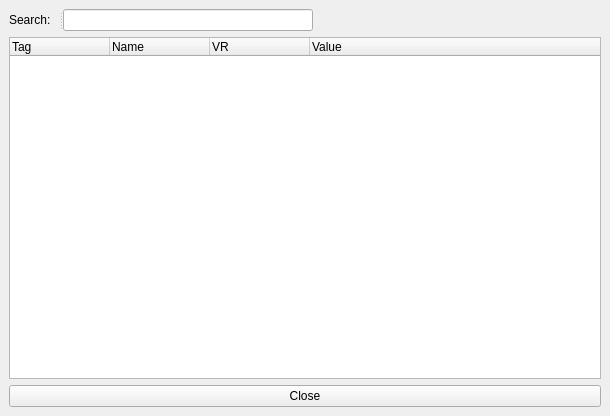
<?xml version="1.0" encoding="UTF-8"?>
<ui version="4.0">
 <class>MainWindow</class>
 <widget class="QMainWindow" name="MainWindow">
  <property name="geometry">
   <rect>
    <x>0</x>
    <y>0</y>
    <width>610</width>
    <height>416</height>
   </rect>
  </property>
  <property name="windowTitle">
   <string>Metadata</string>
  </property>
  <widget class="QWidget" name="centralwidget">
   <layout class="QVBoxLayout" name="verticalLayout">
    <item>
     <widget class="QSplitter" name="splitter">
      <property name="orientation">
       <enum>Qt::Horizontal</enum>
      </property>
      <widget class="QLabel" name="label_search">
       <property name="sizePolicy">
        <sizepolicy hsizetype="Minimum" vsizetype="Minimum">
         <horstretch>0</horstretch>
         <verstretch>0</verstretch>
        </sizepolicy>
       </property>
       <property name="minimumSize">
        <size>
         <width>40</width>
         <height>0</height>
        </size>
       </property>
       <property name="maximumSize">
        <size>
         <width>50</width>
         <height>16777215</height>
        </size>
       </property>
       <property name="text">
        <string>Search:</string>
       </property>
       <property name="textFormat">
        <enum>Qt::PlainText</enum>
       </property>
      </widget>
      <widget class="QLineEdit" name="lineEdit">
       <property name="sizePolicy">
        <sizepolicy hsizetype="Preferred" vsizetype="Minimum">
         <horstretch>0</horstretch>
         <verstretch>0</verstretch>
        </sizepolicy>
       </property>
       <property name="minimumSize">
        <size>
         <width>150</width>
         <height>0</height>
        </size>
       </property>
       <property name="maximumSize">
        <size>
         <width>250</width>
         <height>16777215</height>
        </size>
       </property>
      </widget>
     </widget>
    </item>
    <item>
     <widget class="QTreeWidget" name="treeWidget">
      <property name="showDropIndicator" stdset="0">
       <bool>false</bool>
      </property>
      <property name="alternatingRowColors">
       <bool>false</bool>
      </property>
      <property name="indentation">
       <number>0</number>
      </property>
      <property name="rootIsDecorated">
       <bool>false</bool>
      </property>
      <property name="itemsExpandable">
       <bool>false</bool>
      </property>
      <property name="columnCount">
       <number>4</number>
      </property>
      <attribute name="headerCascadingSectionResizes">
       <bool>false</bool>
      </attribute>
      <attribute name="headerDefaultSectionSize">
       <number>100</number>
      </attribute>
      <attribute name="headerMinimumSectionSize">
       <number>30</number>
      </attribute>
      <attribute name="headerStretchLastSection">
       <bool>true</bool>
      </attribute>
      <column>
       <property name="text">
        <string notr="true">Tag</string>
       </property>
      </column>
      <column>
       <property name="text">
        <string notr="true">Name</string>
       </property>
      </column>
      <column>
       <property name="text">
        <string notr="true">VR</string>
       </property>
      </column>
      <column>
       <property name="text">
        <string notr="true">Value</string>
       </property>
      </column>
     </widget>
    </item>
    <item>
     <layout class="QHBoxLayout" name="horizontalLayout">
      <item>
       <widget class="QPushButton" name="buttonClose">
        <property name="text">
         <string>Close</string>
        </property>
       </widget>
      </item>
     </layout>
    </item>
   </layout>
  </widget>
 </widget>
 <resources/>
 <connections/>
</ui>
